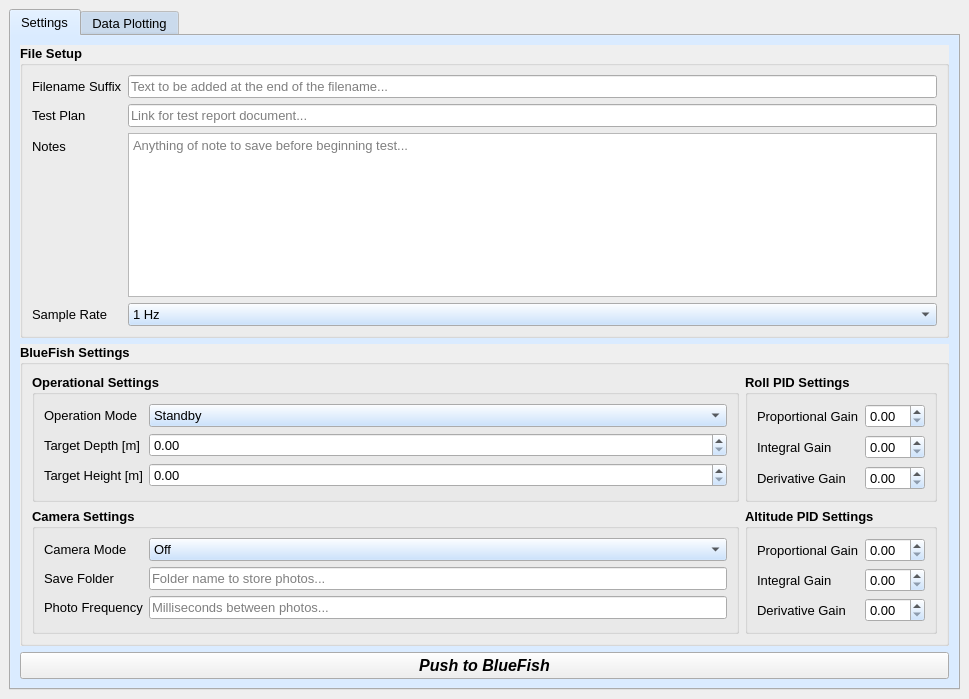
<?xml version="1.0" encoding="UTF-8"?>
<ui version="4.0">
 <class>MainWindow</class>
 <widget class="QMainWindow" name="MainWindow">
  <property name="geometry">
   <rect>
    <x>0</x>
    <y>0</y>
    <width>969</width>
    <height>699</height>
   </rect>
  </property>
  <property name="windowTitle">
   <string>FishCommand</string>
  </property>
  <property name="windowIcon">
   <iconset>
    <normaloff>../../../BR Logo.png</normaloff>../../../BR Logo.png</iconset>
  </property>
  <property name="tabShape">
   <enum>QTabWidget::Triangular</enum>
  </property>
  <widget class="QWidget" name="centralwidget">
   <layout class="QHBoxLayout" name="horizontalLayout">
    <item>
     <widget class="QTabWidget" name="groupBox_settings">
      <property name="sizePolicy">
       <sizepolicy hsizetype="Expanding" vsizetype="Expanding">
        <horstretch>0</horstretch>
        <verstretch>0</verstretch>
       </sizepolicy>
      </property>
      <property name="maximumSize">
       <size>
        <width>16777215</width>
        <height>16777215</height>
       </size>
      </property>
      <property name="palette">
       <palette>
        <active>
         <colorrole role="Button">
          <brush brushstyle="SolidPattern">
           <color alpha="255">
            <red>189</red>
            <green>219</green>
            <blue>255</blue>
           </color>
          </brush>
         </colorrole>
        </active>
        <inactive>
         <colorrole role="Button">
          <brush brushstyle="SolidPattern">
           <color alpha="255">
            <red>189</red>
            <green>219</green>
            <blue>255</blue>
           </color>
          </brush>
         </colorrole>
        </inactive>
        <disabled>
         <colorrole role="Button">
          <brush brushstyle="SolidPattern">
           <color alpha="255">
            <red>189</red>
            <green>219</green>
            <blue>255</blue>
           </color>
          </brush>
         </colorrole>
        </disabled>
       </palette>
      </property>
      <property name="font">
       <font>
        <pointsize>10</pointsize>
        <weight>50</weight>
        <bold>false</bold>
       </font>
      </property>
      <property name="autoFillBackground">
       <bool>false</bool>
      </property>
      <property name="styleSheet">
       <string notr="true"/>
      </property>
      <property name="currentIndex">
       <number>0</number>
      </property>
      <property name="tabsClosable">
       <bool>false</bool>
      </property>
      <property name="movable">
       <bool>true</bool>
      </property>
      <widget class="QWidget" name="settingsTab">
       <property name="statusTip">
        <string>BlueFish Operating Parameters</string>
       </property>
       <attribute name="title">
        <string>Settings</string>
       </attribute>
       <layout class="QGridLayout" name="gridLayout">
        <item row="1" column="0">
         <widget class="QGroupBox" name="blueFishSettings_groupBox">
          <property name="font">
           <font>
            <pointsize>10</pointsize>
            <weight>75</weight>
            <bold>true</bold>
           </font>
          </property>
          <property name="autoFillBackground">
           <bool>true</bool>
          </property>
          <property name="title">
           <string>BlueFish Settings</string>
          </property>
          <layout class="QGridLayout" name="gridLayout_4">
           <property name="sizeConstraint">
            <enum>QLayout::SetDefaultConstraint</enum>
           </property>
           <item row="1" column="0">
            <widget class="QGroupBox" name="groupBox">
             <property name="title">
              <string>Camera Settings</string>
             </property>
             <layout class="QFormLayout" name="formLayout">
              <item row="1" column="0">
               <widget class="QLabel" name="label_10">
                <property name="font">
                 <font>
                  <pointsize>10</pointsize>
                  <weight>50</weight>
                  <bold>false</bold>
                 </font>
                </property>
                <property name="text">
                 <string>Save Folder</string>
                </property>
                <property name="buddy">
                 <cstring>lineEdit_9</cstring>
                </property>
               </widget>
              </item>
              <item row="1" column="1">
               <widget class="QLineEdit" name="lineEdit_9">
                <property name="font">
                 <font>
                  <pointsize>10</pointsize>
                  <weight>50</weight>
                  <bold>false</bold>
                 </font>
                </property>
                <property name="placeholderText">
                 <string>Folder name to store photos...</string>
                </property>
               </widget>
              </item>
              <item row="2" column="0">
               <widget class="QLabel" name="label_11">
                <property name="font">
                 <font>
                  <pointsize>10</pointsize>
                  <weight>50</weight>
                  <bold>false</bold>
                 </font>
                </property>
                <property name="text">
                 <string>Photo Frequency</string>
                </property>
                <property name="buddy">
                 <cstring>lineEdit_10</cstring>
                </property>
               </widget>
              </item>
              <item row="2" column="1">
               <widget class="QLineEdit" name="lineEdit_10">
                <property name="font">
                 <font>
                  <pointsize>10</pointsize>
                  <weight>50</weight>
                  <bold>false</bold>
                 </font>
                </property>
                <property name="placeholderText">
                 <string>Milliseconds between photos...</string>
                </property>
               </widget>
              </item>
              <item row="0" column="1">
               <widget class="QComboBox" name="comboBox_2">
                <property name="font">
                 <font>
                  <pointsize>10</pointsize>
                  <weight>50</weight>
                  <bold>false</bold>
                 </font>
                </property>
                <item>
                 <property name="text">
                  <string>Off</string>
                 </property>
                </item>
                <item>
                 <property name="text">
                  <string>Photomosaic</string>
                 </property>
                </item>
               </widget>
              </item>
              <item row="0" column="0">
               <widget class="QLabel" name="label_12">
                <property name="font">
                 <font>
                  <pointsize>10</pointsize>
                  <weight>50</weight>
                  <bold>false</bold>
                 </font>
                </property>
                <property name="text">
                 <string>Camera Mode</string>
                </property>
                <property name="buddy">
                 <cstring>comboBox_2</cstring>
                </property>
               </widget>
              </item>
             </layout>
            </widget>
           </item>
           <item row="0" column="0">
            <widget class="QGroupBox" name="operationalSettings_groupBox">
             <property name="sizePolicy">
              <sizepolicy hsizetype="Preferred" vsizetype="Preferred">
               <horstretch>0</horstretch>
               <verstretch>0</verstretch>
              </sizepolicy>
             </property>
             <property name="title">
              <string>Operational Settings</string>
             </property>
             <layout class="QFormLayout" name="formLayout_3">
              <property name="formAlignment">
               <set>Qt::AlignLeading|Qt::AlignLeft|Qt::AlignTop</set>
              </property>
              <item row="0" column="0">
               <widget class="QLabel" name="label">
                <property name="sizePolicy">
                 <sizepolicy hsizetype="Preferred" vsizetype="Preferred">
                  <horstretch>0</horstretch>
                  <verstretch>0</verstretch>
                 </sizepolicy>
                </property>
                <property name="font">
                 <font>
                  <pointsize>10</pointsize>
                  <weight>50</weight>
                  <bold>false</bold>
                 </font>
                </property>
                <property name="text">
                 <string>Operation Mode</string>
                </property>
                <property name="buddy">
                 <cstring>comboBox</cstring>
                </property>
               </widget>
              </item>
              <item row="0" column="1">
               <widget class="QComboBox" name="comboBox">
                <property name="font">
                 <font>
                  <pointsize>10</pointsize>
                  <weight>50</weight>
                  <bold>false</bold>
                 </font>
                </property>
                <item>
                 <property name="text">
                  <string>Standby</string>
                 </property>
                </item>
                <item>
                 <property name="text">
                  <string>Constant Depth</string>
                 </property>
                </item>
                <item>
                 <property name="text">
                  <string>Constant Height</string>
                 </property>
                </item>
                <item>
                 <property name="text">
                  <string>Surface</string>
                 </property>
                </item>
                <item>
                 <property name="text">
                  <string>Shutdown</string>
                 </property>
                </item>
               </widget>
              </item>
              <item row="1" column="0">
               <widget class="QLabel" name="label_3">
                <property name="font">
                 <font>
                  <pointsize>10</pointsize>
                  <weight>50</weight>
                  <bold>false</bold>
                 </font>
                </property>
                <property name="text">
                 <string>Target Depth [m]</string>
                </property>
                <property name="buddy">
                 <cstring>doubleSpinBox_7</cstring>
                </property>
               </widget>
              </item>
              <item row="2" column="0">
               <widget class="QLabel" name="label_4">
                <property name="font">
                 <font>
                  <pointsize>10</pointsize>
                  <weight>50</weight>
                  <bold>false</bold>
                 </font>
                </property>
                <property name="text">
                 <string>Target Height [m]</string>
                </property>
                <property name="buddy">
                 <cstring>doubleSpinBox_8</cstring>
                </property>
               </widget>
              </item>
              <item row="1" column="1">
               <widget class="QDoubleSpinBox" name="doubleSpinBox_7">
                <property name="font">
                 <font>
                  <pointsize>10</pointsize>
                  <weight>50</weight>
                  <bold>false</bold>
                 </font>
                </property>
                <property name="singleStep">
                 <double>0.250000000000000</double>
                </property>
               </widget>
              </item>
              <item row="2" column="1">
               <widget class="QDoubleSpinBox" name="doubleSpinBox_8">
                <property name="font">
                 <font>
                  <pointsize>10</pointsize>
                  <weight>50</weight>
                  <bold>false</bold>
                 </font>
                </property>
                <property name="singleStep">
                 <double>0.250000000000000</double>
                </property>
               </widget>
              </item>
             </layout>
            </widget>
           </item>
           <item row="0" column="1">
            <widget class="QGroupBox" name="pidSettings_groupBox">
             <property name="title">
              <string>Roll PID Settings</string>
             </property>
             <layout class="QFormLayout" name="formLayout_7">
              <property name="verticalSpacing">
               <number>7</number>
              </property>
              <item row="0" column="0">
               <widget class="QLabel" name="label_2">
                <property name="font">
                 <font>
                  <pointsize>10</pointsize>
                  <weight>50</weight>
                  <bold>false</bold>
                 </font>
                </property>
                <property name="text">
                 <string>Proportional Gain</string>
                </property>
                <property name="buddy">
                 <cstring>doubleSpinBox_6</cstring>
                </property>
               </widget>
              </item>
              <item row="0" column="1">
               <widget class="QDoubleSpinBox" name="doubleSpinBox_6">
                <property name="font">
                 <font>
                  <pointsize>10</pointsize>
                  <weight>50</weight>
                  <bold>false</bold>
                 </font>
                </property>
                <property name="singleStep">
                 <double>0.250000000000000</double>
                </property>
               </widget>
              </item>
              <item row="1" column="0">
               <widget class="QLabel" name="label_6">
                <property name="font">
                 <font>
                  <pointsize>10</pointsize>
                  <weight>50</weight>
                  <bold>false</bold>
                 </font>
                </property>
                <property name="text">
                 <string>Integral Gain</string>
                </property>
                <property name="buddy">
                 <cstring>doubleSpinBox_5</cstring>
                </property>
               </widget>
              </item>
              <item row="1" column="1">
               <widget class="QDoubleSpinBox" name="doubleSpinBox_5">
                <property name="font">
                 <font>
                  <pointsize>10</pointsize>
                  <weight>50</weight>
                  <bold>false</bold>
                 </font>
                </property>
                <property name="singleStep">
                 <double>0.250000000000000</double>
                </property>
               </widget>
              </item>
              <item row="2" column="0">
               <widget class="QLabel" name="label_5">
                <property name="font">
                 <font>
                  <pointsize>10</pointsize>
                  <weight>50</weight>
                  <bold>false</bold>
                 </font>
                </property>
                <property name="text">
                 <string>Derivative Gain</string>
                </property>
                <property name="buddy">
                 <cstring>doubleSpinBox_4</cstring>
                </property>
               </widget>
              </item>
              <item row="2" column="1">
               <widget class="QDoubleSpinBox" name="doubleSpinBox_4">
                <property name="font">
                 <font>
                  <pointsize>10</pointsize>
                  <weight>50</weight>
                  <bold>false</bold>
                 </font>
                </property>
                <property name="singleStep">
                 <double>0.250000000000000</double>
                </property>
               </widget>
              </item>
             </layout>
            </widget>
           </item>
           <item row="1" column="1">
            <widget class="QGroupBox" name="groupBox_2">
             <property name="title">
              <string>Altitude PID Settings</string>
             </property>
             <layout class="QFormLayout" name="formLayout_5">
              <item row="0" column="0">
               <widget class="QLabel" name="label_7">
                <property name="font">
                 <font>
                  <pointsize>10</pointsize>
                  <weight>50</weight>
                  <bold>false</bold>
                 </font>
                </property>
                <property name="text">
                 <string>Proportional Gain</string>
                </property>
                <property name="buddy">
                 <cstring>doubleSpinBox</cstring>
                </property>
               </widget>
              </item>
              <item row="1" column="0">
               <widget class="QLabel" name="label_9">
                <property name="font">
                 <font>
                  <pointsize>10</pointsize>
                  <weight>50</weight>
                  <bold>false</bold>
                 </font>
                </property>
                <property name="text">
                 <string>Integral Gain</string>
                </property>
                <property name="buddy">
                 <cstring>doubleSpinBox_2</cstring>
                </property>
               </widget>
              </item>
              <item row="2" column="0">
               <widget class="QLabel" name="label_8">
                <property name="font">
                 <font>
                  <pointsize>10</pointsize>
                  <weight>50</weight>
                  <bold>false</bold>
                 </font>
                </property>
                <property name="text">
                 <string>Derivative Gain</string>
                </property>
                <property name="buddy">
                 <cstring>doubleSpinBox_3</cstring>
                </property>
               </widget>
              </item>
              <item row="0" column="1">
               <widget class="QDoubleSpinBox" name="doubleSpinBox">
                <property name="font">
                 <font>
                  <pointsize>10</pointsize>
                  <weight>50</weight>
                  <bold>false</bold>
                 </font>
                </property>
                <property name="singleStep">
                 <double>0.250000000000000</double>
                </property>
               </widget>
              </item>
              <item row="1" column="1">
               <widget class="QDoubleSpinBox" name="doubleSpinBox_2">
                <property name="font">
                 <font>
                  <pointsize>10</pointsize>
                  <weight>50</weight>
                  <bold>false</bold>
                 </font>
                </property>
                <property name="singleStep">
                 <double>0.250000000000000</double>
                </property>
               </widget>
              </item>
              <item row="2" column="1">
               <widget class="QDoubleSpinBox" name="doubleSpinBox_3">
                <property name="font">
                 <font>
                  <pointsize>10</pointsize>
                  <weight>50</weight>
                  <bold>false</bold>
                 </font>
                </property>
                <property name="singleStep">
                 <double>0.250000000000000</double>
                </property>
               </widget>
              </item>
             </layout>
            </widget>
           </item>
          </layout>
         </widget>
        </item>
        <item row="2" column="0">
         <widget class="QPushButton" name="pushButton">
          <property name="font">
           <font>
            <pointsize>12</pointsize>
            <weight>75</weight>
            <italic>true</italic>
            <bold>true</bold>
           </font>
          </property>
          <property name="acceptDrops">
           <bool>false</bool>
          </property>
          <property name="styleSheet">
           <string notr="true">border-color: rgb(0, 0, 255);</string>
          </property>
          <property name="text">
           <string>Push to BlueFish</string>
          </property>
          <property name="icon">
           <iconset>
            <normaloff>../../../BR Logo.png</normaloff>../../../BR Logo.png</iconset>
          </property>
          <property name="autoDefault">
           <bool>false</bool>
          </property>
          <property name="default">
           <bool>false</bool>
          </property>
          <property name="flat">
           <bool>false</bool>
          </property>
         </widget>
        </item>
        <item row="0" column="0">
         <widget class="QGroupBox" name="groupBox_fileSetup">
          <property name="sizePolicy">
           <sizepolicy hsizetype="Preferred" vsizetype="Maximum">
            <horstretch>0</horstretch>
            <verstretch>0</verstretch>
           </sizepolicy>
          </property>
          <property name="font">
           <font>
            <pointsize>10</pointsize>
            <weight>75</weight>
            <bold>true</bold>
            <kerning>true</kerning>
           </font>
          </property>
          <property name="autoFillBackground">
           <bool>true</bool>
          </property>
          <property name="title">
           <string>File Setup</string>
          </property>
          <property name="flat">
           <bool>false</bool>
          </property>
          <property name="checkable">
           <bool>false</bool>
          </property>
          <layout class="QFormLayout" name="formLayout_6">
           <item row="0" column="0">
            <widget class="QLabel" name="label_13">
             <property name="font">
              <font>
               <pointsize>10</pointsize>
               <weight>50</weight>
               <bold>false</bold>
               <kerning>true</kerning>
              </font>
             </property>
             <property name="text">
              <string>Filename Suffix</string>
             </property>
             <property name="buddy">
              <cstring>lineEdit_11</cstring>
             </property>
            </widget>
           </item>
           <item row="0" column="1">
            <widget class="QLineEdit" name="lineEdit_11">
             <property name="font">
              <font>
               <pointsize>10</pointsize>
               <weight>50</weight>
               <bold>false</bold>
               <kerning>true</kerning>
              </font>
             </property>
             <property name="placeholderText">
              <string>Text to be added at the end of the filename...</string>
             </property>
             <property name="clearButtonEnabled">
              <bool>true</bool>
             </property>
            </widget>
           </item>
           <item row="1" column="0">
            <widget class="QLabel" name="label_14">
             <property name="font">
              <font>
               <pointsize>10</pointsize>
               <weight>50</weight>
               <bold>false</bold>
               <kerning>true</kerning>
              </font>
             </property>
             <property name="text">
              <string>Test Plan</string>
             </property>
             <property name="buddy">
              <cstring>lineEdit_12</cstring>
             </property>
            </widget>
           </item>
           <item row="1" column="1">
            <widget class="QLineEdit" name="lineEdit_12">
             <property name="font">
              <font>
               <pointsize>10</pointsize>
               <weight>50</weight>
               <bold>false</bold>
               <kerning>true</kerning>
              </font>
             </property>
             <property name="placeholderText">
              <string>Link for test report document...</string>
             </property>
             <property name="clearButtonEnabled">
              <bool>true</bool>
             </property>
            </widget>
           </item>
           <item row="2" column="0">
            <widget class="QLabel" name="label_15">
             <property name="font">
              <font>
               <pointsize>10</pointsize>
               <weight>50</weight>
               <bold>false</bold>
               <kerning>true</kerning>
              </font>
             </property>
             <property name="text">
              <string>Notes</string>
             </property>
             <property name="buddy">
              <cstring>textEdit</cstring>
             </property>
            </widget>
           </item>
           <item row="2" column="1">
            <widget class="QTextEdit" name="textEdit">
             <property name="font">
              <font>
               <pointsize>10</pointsize>
               <weight>50</weight>
               <bold>false</bold>
               <kerning>true</kerning>
              </font>
             </property>
             <property name="placeholderText">
              <string>Anything of note to save before beginning test...</string>
             </property>
            </widget>
           </item>
           <item row="4" column="1">
            <widget class="QComboBox" name="comboBox_3">
             <property name="font">
              <font>
               <pointsize>10</pointsize>
               <weight>50</weight>
               <bold>false</bold>
               <kerning>true</kerning>
              </font>
             </property>
             <item>
              <property name="text">
               <string>1 Hz</string>
              </property>
             </item>
             <item>
              <property name="text">
               <string>5 Hz</string>
              </property>
             </item>
             <item>
              <property name="text">
               <string>10 Hz</string>
              </property>
             </item>
             <item>
              <property name="text">
               <string>25 Hz</string>
              </property>
             </item>
             <item>
              <property name="text">
               <string>50 Hz</string>
              </property>
             </item>
             <item>
              <property name="text">
               <string>100 Hz</string>
              </property>
             </item>
            </widget>
           </item>
           <item row="4" column="0">
            <widget class="QLabel" name="label_16">
             <property name="font">
              <font>
               <pointsize>10</pointsize>
               <weight>50</weight>
               <bold>false</bold>
               <kerning>true</kerning>
              </font>
             </property>
             <property name="text">
              <string>Sample Rate</string>
             </property>
             <property name="buddy">
              <cstring>comboBox_3</cstring>
             </property>
            </widget>
           </item>
          </layout>
         </widget>
        </item>
       </layout>
      </widget>
      <widget class="QWidget" name="plottingTab">
       <property name="statusTip">
        <string>BlueFish Operation Settings</string>
       </property>
       <attribute name="title">
        <string>Data Plotting</string>
       </attribute>
       <layout class="QGridLayout" name="gridLayout_6">
        <item row="1" column="0">
         <widget class="QGroupBox" name="groupBox_4">
          <property name="font">
           <font>
            <pointsize>10</pointsize>
            <weight>75</weight>
            <bold>true</bold>
           </font>
          </property>
          <property name="title">
           <string>Plot</string>
          </property>
          <layout class="QVBoxLayout" name="verticalLayout_4">
           <property name="leftMargin">
            <number>0</number>
           </property>
           <property name="topMargin">
            <number>0</number>
           </property>
           <property name="rightMargin">
            <number>0</number>
           </property>
           <property name="bottomMargin">
            <number>0</number>
           </property>
           <item>
            <widget class="QWidget" name="widget" native="true">
             <property name="styleSheet">
              <string notr="true">background-color: rgb(0, 53, 93);</string>
             </property>
            </widget>
           </item>
          </layout>
         </widget>
        </item>
        <item row="0" column="0">
         <widget class="QGroupBox" name="groupBox_3">
          <property name="sizePolicy">
           <sizepolicy hsizetype="Preferred" vsizetype="Maximum">
            <horstretch>0</horstretch>
            <verstretch>0</verstretch>
           </sizepolicy>
          </property>
          <property name="font">
           <font>
            <pointsize>10</pointsize>
            <weight>75</weight>
            <bold>true</bold>
           </font>
          </property>
          <property name="title">
           <string>Plot Setup</string>
          </property>
          <layout class="QGridLayout" name="gridLayout_2" columnstretch="0,2,0,1,0,1,0,1,1,1">
           <property name="sizeConstraint">
            <enum>QLayout::SetDefaultConstraint</enum>
           </property>
           <property name="leftMargin">
            <number>11</number>
           </property>
           <property name="topMargin">
            <number>0</number>
           </property>
           <property name="rightMargin">
            <number>11</number>
           </property>
           <property name="bottomMargin">
            <number>5</number>
           </property>
           <item row="0" column="0">
            <widget class="QLabel" name="label_20">
             <property name="font">
              <font>
               <pointsize>10</pointsize>
               <weight>50</weight>
               <bold>false</bold>
              </font>
             </property>
             <property name="text">
              <string>Time Elapsed</string>
             </property>
             <property name="buddy">
              <cstring>comboBox_7</cstring>
             </property>
            </widget>
           </item>
           <item row="0" column="1">
            <widget class="QComboBox" name="comboBox_7"/>
           </item>
           <item row="0" column="2" alignment="Qt::AlignRight">
            <widget class="QLabel" name="label_17">
             <property name="font">
              <font>
               <pointsize>10</pointsize>
               <weight>50</weight>
               <bold>false</bold>
              </font>
             </property>
             <property name="text">
              <string>Y1</string>
             </property>
             <property name="buddy">
              <cstring>comboBox_4</cstring>
             </property>
            </widget>
           </item>
           <item row="0" column="3">
            <widget class="QComboBox" name="comboBox_4"/>
           </item>
           <item row="0" column="4" alignment="Qt::AlignRight">
            <widget class="QLabel" name="label_18">
             <property name="font">
              <font>
               <pointsize>10</pointsize>
               <weight>50</weight>
               <bold>false</bold>
              </font>
             </property>
             <property name="text">
              <string>Y2</string>
             </property>
             <property name="buddy">
              <cstring>comboBox_5</cstring>
             </property>
            </widget>
           </item>
           <item row="0" column="5">
            <widget class="QComboBox" name="comboBox_5"/>
           </item>
           <item row="0" column="6" alignment="Qt::AlignRight">
            <widget class="QLabel" name="label_19">
             <property name="font">
              <font>
               <pointsize>10</pointsize>
               <weight>50</weight>
               <bold>false</bold>
              </font>
             </property>
             <property name="text">
              <string>Y3</string>
             </property>
             <property name="buddy">
              <cstring>comboBox_6</cstring>
             </property>
            </widget>
           </item>
           <item row="0" column="7">
            <widget class="QComboBox" name="comboBox_6"/>
           </item>
           <item row="0" column="8">
            <widget class="QPushButton" name="pushButton_2">
             <property name="font">
              <font>
               <pointsize>10</pointsize>
               <weight>50</weight>
               <bold>false</bold>
              </font>
             </property>
             <property name="text">
              <string>Update Plot</string>
             </property>
            </widget>
           </item>
           <item row="0" column="9">
            <widget class="QPushButton" name="pushButton_3">
             <property name="enabled">
              <bool>false</bool>
             </property>
             <property name="font">
              <font>
               <pointsize>10</pointsize>
               <weight>50</weight>
               <bold>false</bold>
              </font>
             </property>
             <property name="text">
              <string>Save Plot</string>
             </property>
            </widget>
           </item>
          </layout>
         </widget>
        </item>
       </layout>
      </widget>
     </widget>
    </item>
   </layout>
  </widget>
  <action name="actionMaximize">
   <property name="text">
    <string>Maximize</string>
   </property>
  </action>
  <action name="actionNormal">
   <property name="text">
    <string>Normal</string>
   </property>
  </action>
  <action name="actionNew">
   <property name="text">
    <string>New</string>
   </property>
  </action>
  <action name="actionExit">
   <property name="text">
    <string>Exit</string>
   </property>
   <property name="statusTip">
    <string>Click to Exit</string>
   </property>
  </action>
 </widget>
 <resources/>
 <connections/>
</ui>
